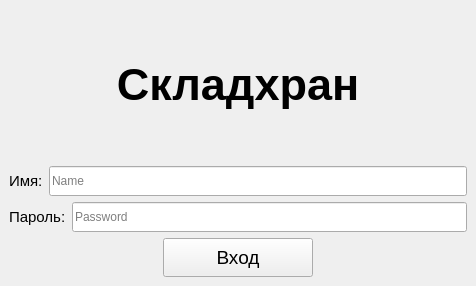
<?xml version="1.0" encoding="UTF-8"?>
<ui version="4.0">
 <class>LoginWindow</class>
 <widget class="QMainWindow" name="LoginWindow">
  <property name="geometry">
   <rect>
    <x>0</x>
    <y>0</y>
    <width>476</width>
    <height>286</height>
   </rect>
  </property>
  <property name="windowTitle">
   <string>MainWindow</string>
  </property>
  <widget class="QWidget" name="centralwidget">
   <layout class="QVBoxLayout" name="verticalLayout_4">
    <item>
     <layout class="QHBoxLayout" name="horizontalLayout_5">
      <item>
       <layout class="QVBoxLayout" name="verticalLayout_3">
        <item>
         <widget class="QLabel" name="label_3">
          <property name="font">
           <font>
            <pointsize>34</pointsize>
            <bold>true</bold>
           </font>
          </property>
          <property name="text">
           <string>Складхран</string>
          </property>
          <property name="textFormat">
           <enum>Qt::AutoText</enum>
          </property>
          <property name="alignment">
           <set>Qt::AlignCenter</set>
          </property>
         </widget>
        </item>
        <item>
         <layout class="QVBoxLayout" name="verticalLayout_2">
          <item>
           <layout class="QVBoxLayout" name="verticalLayout">
            <item>
             <layout class="QHBoxLayout" name="horizontalLayout_3">
              <item>
               <widget class="QLabel" name="label">
                <property name="font">
                 <font>
                  <pointsize>11</pointsize>
                 </font>
                </property>
                <property name="text">
                 <string>Имя:</string>
                </property>
               </widget>
              </item>
              <item>
               <widget class="QLineEdit" name="name_input">
                <property name="minimumSize">
                 <size>
                  <width>200</width>
                  <height>30</height>
                 </size>
                </property>
                <property name="placeholderText">
                 <string>Name</string>
                </property>
               </widget>
              </item>
             </layout>
            </item>
            <item>
             <layout class="QHBoxLayout" name="horizontalLayout_2">
              <item>
               <widget class="QLabel" name="label_2">
                <property name="font">
                 <font>
                  <pointsize>11</pointsize>
                 </font>
                </property>
                <property name="text">
                 <string>Пароль:</string>
                </property>
               </widget>
              </item>
              <item>
               <widget class="QLineEdit" name="pass_input">
                <property name="minimumSize">
                 <size>
                  <width>0</width>
                  <height>30</height>
                 </size>
                </property>
                <property name="echoMode">
                 <enum>QLineEdit::Password</enum>
                </property>
                <property name="placeholderText">
                 <string>Password</string>
                </property>
               </widget>
              </item>
             </layout>
            </item>
           </layout>
          </item>
          <item>
           <layout class="QHBoxLayout" name="horizontalLayout_4">
            <item>
             <spacer name="horizontalSpacer">
              <property name="orientation">
               <enum>Qt::Horizontal</enum>
              </property>
              <property name="sizeHint" stdset="0">
               <size>
                <width>40</width>
                <height>20</height>
               </size>
              </property>
             </spacer>
            </item>
            <item>
             <layout class="QHBoxLayout" name="horizontalLayout">
              <item>
               <widget class="QPushButton" name="login">
                <property name="minimumSize">
                 <size>
                  <width>150</width>
                  <height>39</height>
                 </size>
                </property>
                <property name="font">
                 <font>
                  <pointsize>14</pointsize>
                 </font>
                </property>
                <property name="text">
                 <string>Вход</string>
                </property>
               </widget>
              </item>
             </layout>
            </item>
            <item>
             <spacer name="horizontalSpacer_2">
              <property name="orientation">
               <enum>Qt::Horizontal</enum>
              </property>
              <property name="sizeHint" stdset="0">
               <size>
                <width>40</width>
                <height>20</height>
               </size>
              </property>
             </spacer>
            </item>
           </layout>
          </item>
         </layout>
        </item>
       </layout>
      </item>
     </layout>
    </item>
   </layout>
  </widget>
 </widget>
 <resources/>
 <connections/>
</ui>
